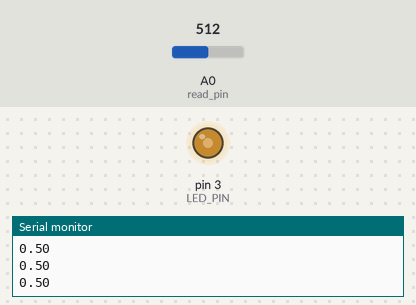
The sketch below on a simulated Arduino Uno, built with avr-gcc and run on an emulated ATmega328P. Shown: output pins drawn as LEDs (lit = HIGH), the last lines printed to the serial monitor. The inputs (shaded band) are chosen by the test bench; at power-on: A0 (read_pin) = 512.

Above: at 1.2 s.
1.3 s: A0 (read_pin) set to 716
At 1.9 s:
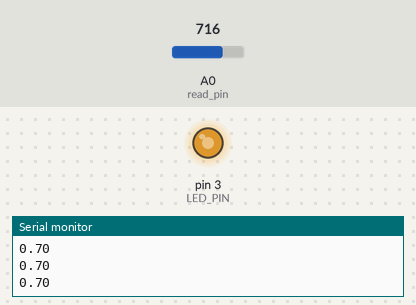
2.8 s: A0 (read_pin) set to 900
At 4.0 s:
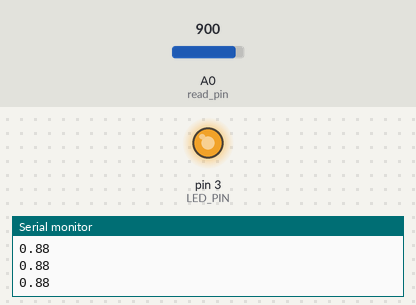
4.3 s: A0 (read_pin) set to 122
At 5.4 s:
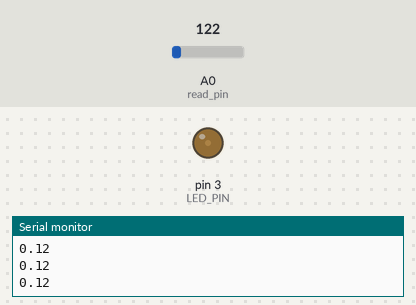
5.8 s: A0 (read_pin) set to 0
At 6.4 s:
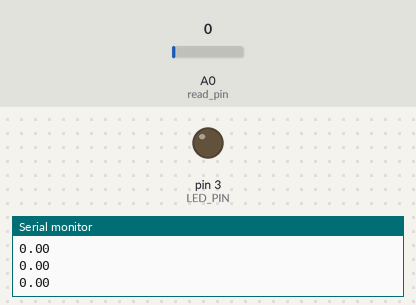
7.3 s: A0 (read_pin) set to 511
At 7.7 s:
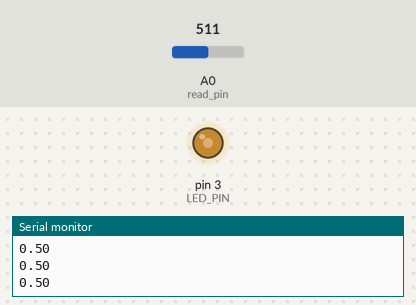
Timing chart, 0 to 9.8 s (numbered marks = the images above; inputs shaded):
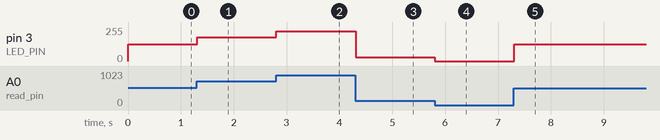

The sketch:

pot.ino
```cpp
constexpr uint8_t LED_PIN = 3;

void setup() {
  Serial.begin(9600);
  pinMode(LED_PIN, OUTPUT);
}

float potentiometer_percent(const int val, const int max_val = 1023) {
  return (float)val / (float)max_val;
}

void set_led(const float brightness) {
  analogWrite(LED_PIN, (int)(brightness * 255.0));
}

void loop() {
  constexpr uint8_t read_pin = A0;

  const int reading = analogRead(read_pin);
  const float level = potentiometer_percent(reading);
  Serial.println(level);
  set_led(level);

  delay(10);
}
```

Measured:
- after the input at 1.3 s, pin 3 (LED_PIN): 127/255 → 178/255 at once
- after the input at 2.8 s, pin 3 (LED_PIN): 178/255 → 224/255 at once
- after the input at 4.3 s, pin 3 (LED_PIN): 224/255 → 30/255 at once
- after the input at 5.8 s, pin 3 (LED_PIN): 30/255 → 0/255 at once
- after the input at 7.3 s, pin 3 (LED_PIN): 0/255 → 127/255 at once
